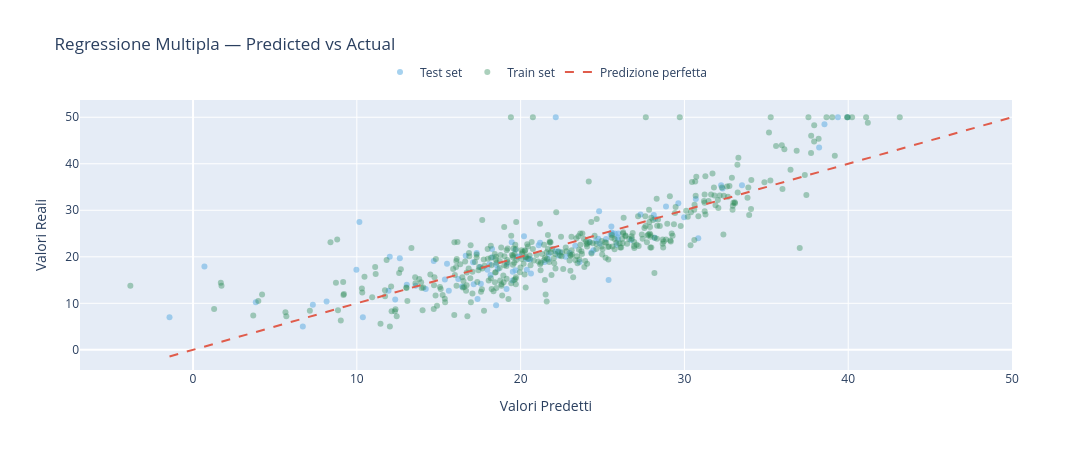

The cell this chart's notebook holds for it:
### Code cell
fig = go.Figure()

# Punti del test set
fig.add_trace(go.Scatter(
    x=pred_test,
    y=y_test_m,
    mode='markers',
    name='Test set',
    marker=dict(color='#6CB4E4', opacity=0.6),
))

# Punti del train set
fig.add_trace(go.Scatter(
    x=pred_train,
    y=y_train_m,
    mode='markers',
    name='Train set',
    marker=dict(color='#2E8B57', opacity=0.4),
))

# Diagonale perfetta (predicted == actual)
min_val = min(pred_test.min(), y_test_m.min())
max_val = max(pred_test.max(), y_test_m.max())
fig.add_trace(go.Scatter(
    x=[min_val, max_val],
    y=[min_val, max_val],
    mode='lines',
    name='Predizione perfetta',
    line=dict(color='#E05C4B', dash='dash', width=2),
))

fig.update_layout(
    title={'text': 'Regressione Multipla — Predicted vs Actual'},
    legend=dict(orientation='h', yanchor='bottom', y=1.05, xanchor='center', x=0.5),
    height=450, width=1100,
)
fig.update_xaxes(title_text='Valori Predetti')
fig.update_yaxes(title_text='Valori Reali')
fig.show()

### Figure 1 — Plotly figure (JSON) as saved in the notebook; plotly's stock layout.template omitted (floating-point values rounded to 4 significant figures; data arrays with more than 128 entries replaced by an {"elided": "..."} marker saying what was removed)
{"data": [{"marker": {"color": "#6CB4E4", "opacity": 0.6}, "mode": "markers", "name": "Test set", "type": "scatter", "x": [26.74, 30.7, 16.43, 24.83, 18.16, 22.75, 17.53, 13.05, 20.54, 19.52, 19.67, 21.47, -1.437, 22.31, 19.16, 24.79, 17.1, 3.832, 39.37, 17.13, 25.55, 27.32, 11.94, 23.34, 17.57, 13.59, 22.31, 19.51, 18.26, 18.49, 19.46, 25.22, 25.37, 17.32, 14.7, 20.59, 32.33, 20.47, 20.21, 24.61, 12.63, 28.21, 39.96, 18.61, 25.86, 15.38, 14.21, 25.92, 18.28, 30.84, 23.6, 33.51, 16.19, 25.54, 38.22, 22.12, 18.1, 29.98, 24.74, 15.51, 25.6, 32.24, 29.63, 16.65, 28.18, 12.01, 19.14, 25.5, 28.88, 15.62, 19.78, 25.94, 12.34, 21.72, 22.99, 6.701, 19.94, 38.55, 17.37, 10.37, 22.41, 9.973, 24.32, 7.316, 21.7, 28.13, 20.63, 25.75, 25.96, 19.69, 24.19, 8.153, 20.33, 20.38, 10.16, 21.19, 22.14, 0.6955, 18.5, 17.97, 21.1, 24.44], "y": [23.6, 32.4, 13.6, 22.8, 16.1, 20.0, 17.8, 14.0, 19.6, 16.8, 21.5, 18.9, 7.0, 21.2, 18.5, 29.8, 18.8, 10.2, 50.0, 14.1, 25.2, 29.1, 12.7, 22.4, 14.2, 13.8, 20.3, 14.9, 21.7, 18.3, 23.1, 23.8, 15.0, 20.8, 19.1, 19.4, 34.7, 19.5, 24.4, 23.4, 19.7, 28.2, 50.0, 17.4, 22.6, 15.1, 13.1, 24.2, 19.9, 24.0, 18.9, 35.4, 15.2, 26.5, 43.5, 21.2, 18.4, 28.5, 23.9, 18.5, 25.0, 35.4, 31.5, 20.2, 24.1, 20.0, 13.1, 24.8, 30.8, 12.7, 20.0, 23.7, 10.8, 20.6, 20.8, 5.0, 20.1, 48.5, 10.9, 7.0, 20.9, 17.2, 20.9, 9.7, 19.4, 29.0, 16.4, 25.0, 25.0, 17.1, 23.2, 10.4, 19.6, 17.2, 27.5, 23.0, 50.0, 17.9, 9.6, 17.2, 22.5, 21.4]}, {"marker": {"color": "#2E8B57", "opacity": 0.4}, "mode": "markers", "name": "Train set", "type": "scatter", "x": {"elided": "404 float values"}, "y": {"elided": "404 float values"}}, {"line": {"color": "#E05C4B", "dash": "dash", "width": 2}, "mode": "lines", "name": "Predizione perfetta", "type": "scatter", "x": [-1.437, 50], "y": [-1.437, 50]}], "layout": {"height": 450, "legend": {"orientation": "h", "x": 0.5, "xanchor": "center", "y": 1.05, "yanchor": "bottom"}, "title": {"text": "Regressione Multipla — Predicted vs Actual"}, "width": 1100, "xaxis": {"title": {"text": "Valori Predetti"}}, "yaxis": {"title": {"text": "Valori Reali"}}}}
